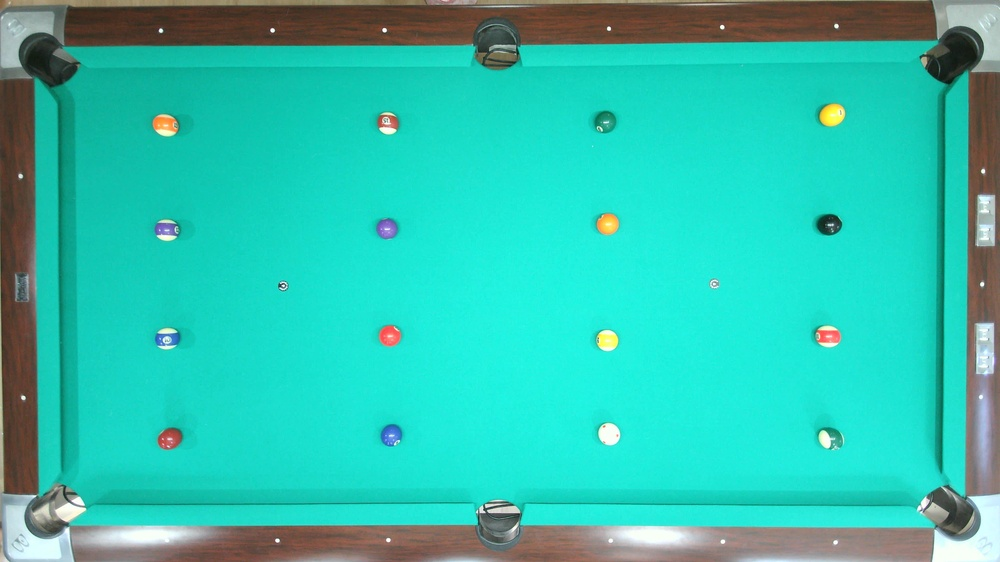
#> input picture backend/vision/test_data/grid.jpg, 1000 x 562 px, shrunk from 3840 x 2160 before the run
$ python -i utils.py   (imports and definitions only)
#> lines starting #> are read from the running program, lines starting #| are printed output that depends on the picture
#> further down, picture is the input picture: shape (562, 1000, 3); mean B, G, R 175.6, 193.4, 47.2
"""Common detection utilities."""

import math
from dataclasses import dataclass
from typing import Optional

import cv2
import numpy as np
from numpy.typing import NDArray


@dataclass
class Line:
    """Represents a detected line."""

    start_point: tuple[float, float]
    end_point: tuple[float, float]
    angle: float  # In degrees
    length: float


@dataclass
class Circle:
    """Represents a detected circle."""

    center: tuple[float, float]
    radius: float
    confidence: float


class DetectionUtils:
    """Common utilities for vision detection."""

    # [82 lines left out: functions apply_color_threshold, find_circles, not called in this run]

    @staticmethod
    def find_lines(
        frame: NDArray[np.uint8],
        threshold: int = 50,
        min_line_length: int = 30,
        max_line_gap: int = 10,
        rho: float = 1,
        theta: float = np.pi / 180,
    ) -> list[Line]:
        """Find lines using Hough line detection."""
#> called with threshold = 50, min_line_length = 30, max_line_gap = 10, rho = 1, theta = 0.0175
        if frame is None or frame.size == 0:
            return []

        # Convert to grayscale if needed
        if len(frame.shape) == 3:
            gray = cv2.cvtColor(frame, cv2.COLOR_BGR2GRAY)
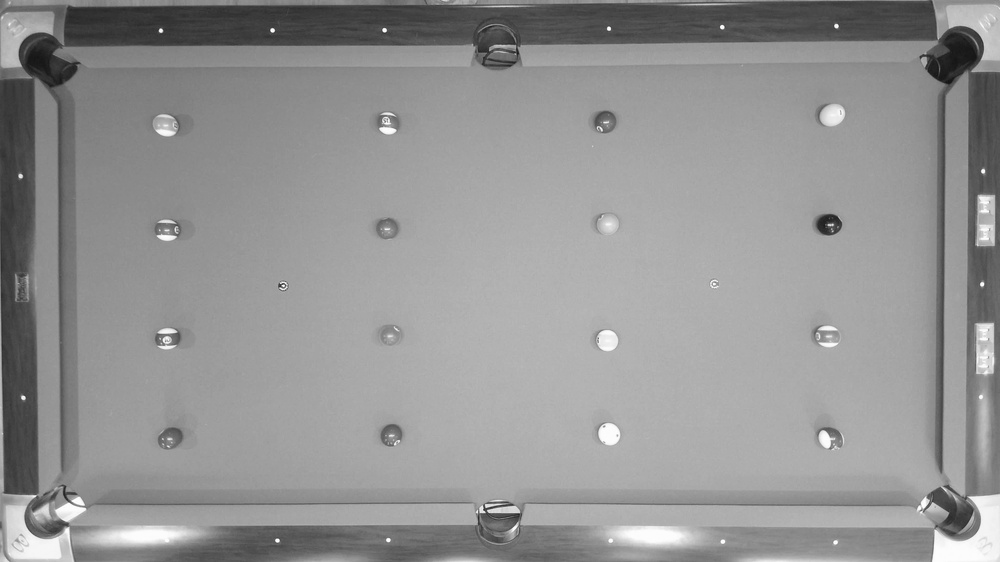
#> gray: shape (562, 1000); min 20, max 255, mean 147.7
        else:
            gray = frame.copy()

        # Apply edge detection
        edges = cv2.Canny(gray, 50, 150, apertureSize=3)
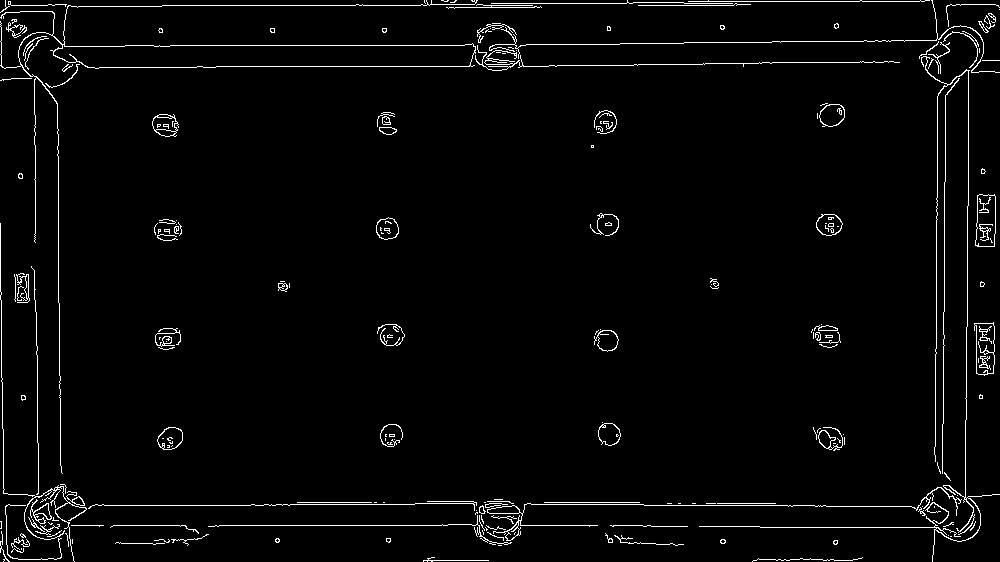
#> edges: shape (562, 1000); 2.7% white in thin lines or dots

        # Detect lines using HoughLinesP (probabilistic)
        lines = cv2.HoughLinesP(
            edges,
            rho=rho,
            theta=theta,
            threshold=threshold,
            minLineLength=min_line_length,
            maxLineGap=max_line_gap,
        )
#> lines = 128 rows, first 6: [644, 505, 825, 505], [514, 525, 597, 525], [216, 66, 556, 66], [125, 45, 477, 45], [638, 5, 736, 5], [251, 504, 414, 504]

        detected_lines = []
        if lines is not None:
            for line in lines:
                x1, y1, x2, y2 = line[0]

                # Calculate line properties
                length = math.sqrt((x2 - x1) ** 2 + (y2 - y1) ** 2)
                angle = math.degrees(math.atan2(y2 - y1, x2 - x1))

                detected_lines.append(
                    Line(
                        start_point=(float(x1), float(y1)),
                        end_point=(float(x2), float(y2)),
                        angle=angle,
                        length=length,
                    )
                )
#> this loop made 128 passes
#> (x1, y1, x2, y2, length, angle) on passes 1 to 12: (644, 505, 825, 505, 181, 0), (514, 525, 597, 525, 83, 0), (216, 66, 556, 66, 340, 0), (125, 45, 477, 45, 352, 0), (638, 5, 736, 5, 98, 0), (251, 504, 414, 504, 163, 0), (688, 1, 932, 1, 244, 0), (3, 439, 3, 493, 54, 90), (760, 527, 938, 527, 178, 0), (759, 62, 899, 62, 140, 0), (34, 270, 35, 311, 41.01, 88.6), (491, 3, 632, 3, 141, 0)
#> after the loop, detected_lines = 128 items

        # Sort by length (longer lines first)
        detected_lines.sort(key=lambda l: l.length, reverse=True)
        return detected_lines

    # [199 lines left out: functions calculate_contour_center, filter_contours_by_area, filter_contours_by_aspect_ratio, filter_contours_by_circularity, apply_morphological_operations, calculate_distance and 7 more, not called in this run]

>>> import cv2
>>> picture = cv2.imread('../test_data/grid.jpg')
>>> result = DetectionUtils().find_lines(picture)
#> result = 128 items
